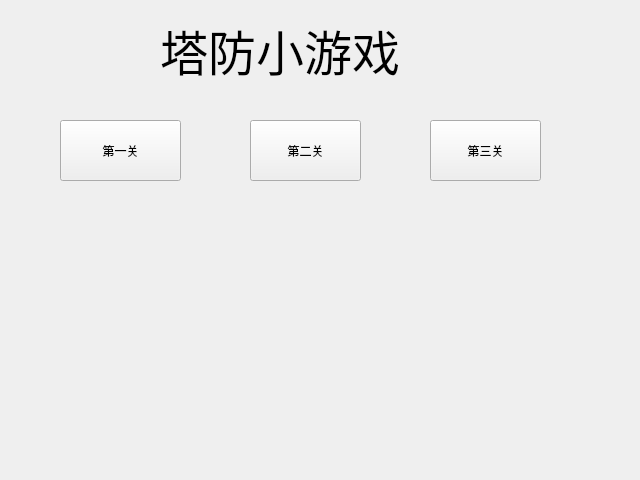
<?xml version="1.0" encoding="UTF-8"?>
<ui version="4.0">
 <class>StartFrom</class>
 <widget class="QWidget" name="StartFrom">
  <property name="geometry">
   <rect>
    <x>0</x>
    <y>0</y>
    <width>640</width>
    <height>480</height>
   </rect>
  </property>
  <property name="windowTitle">
   <string>Form</string>
  </property>
  <widget class="QPushButton" name="pushButton">
   <property name="geometry">
    <rect>
     <x>60</x>
     <y>120</y>
     <width>121</width>
     <height>61</height>
    </rect>
   </property>
   <property name="text">
    <string>第一关</string>
   </property>
  </widget>
  <widget class="QPushButton" name="pushButton_2">
   <property name="geometry">
    <rect>
     <x>250</x>
     <y>120</y>
     <width>111</width>
     <height>61</height>
    </rect>
   </property>
   <property name="text">
    <string>第二关</string>
   </property>
  </widget>
  <widget class="QLabel" name="label">
   <property name="geometry">
    <rect>
     <x>160</x>
     <y>20</y>
     <width>311</width>
     <height>61</height>
    </rect>
   </property>
   <property name="font">
    <font>
     <family>站酷高端黑</family>
     <pointsize>36</pointsize>
    </font>
   </property>
   <property name="text">
    <string>塔防小游戏</string>
   </property>
  </widget>
  <widget class="QPushButton" name="pushButton_3">
   <property name="geometry">
    <rect>
     <x>430</x>
     <y>120</y>
     <width>111</width>
     <height>61</height>
    </rect>
   </property>
   <property name="text">
    <string>第三关</string>
   </property>
  </widget>
 </widget>
 <resources/>
 <connections/>
</ui>
